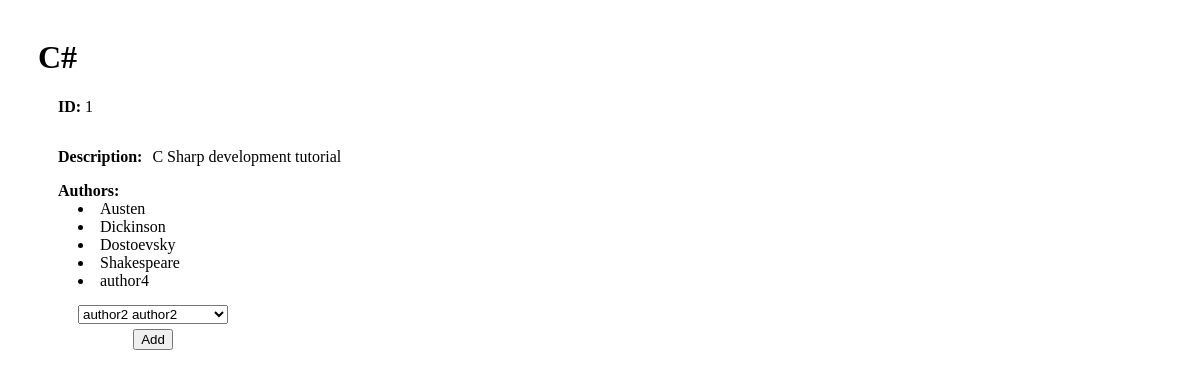
Screenshot of /books/1 with the database file from the repository.
### books_authors_app/models.py (models this page shows)
class Book(models.Model):
    title = models.CharField(max_length=255)
    desc = models.TextField()
    created_at = models.DateTimeField(auto_now_add=True)
    updated_at = models.DateTimeField(auto_now=True)

class Author(models.Model):
    first_name = models.CharField(max_length=45)
    last_name = models.CharField(max_length=45)
    notes = models.TextField()
    created_at = models.DateTimeField(auto_now_add=True)
    updated_at = models.DateTimeField(auto_now=True)
    books = models.ManyToManyField(Book, related_name="authors")

### books_authors_app/views.py (the view)
# urls.py: path('books/<int:id>', views.show_book),
def show_book(request, id):
    context = {
        'book': models.get_book(id),
        'unauthors': models.get_unassigned_authors(),
    }
    return render(request, 'show_book.html', context)

### books_authors_app/models.py (called while the page is built)
def get_book(book_id):
    return Book.objects.get(id=book_id)

def get_author(author_id):
    return Author.objects.get(id=author_id)

def get_all_authors():
    return Author.objects.all()

def get_author_books(author_id):
    author = get_author(author_id)
    return author.books.all()

def get_unassigned_authors():
    authors = get_all_authors()
    unassigned_authors = []
    for author in authors:
        if len(get_author_books(author.id)) < 1:
            unassigned_authors.append(author)
    return unassigned_authors

### books_authors_app/templates/show_book.html (shortened to what this page needs)
<!DOCTYPE html>
<html lang="en">
<head>
    {% load static %}
    <link rel="stylesheet" type="text/css" href="{% static 'css/show_book_style.css' %}">
</head>
<body>
    <h1>{{ book.title }}</h1>
    <div id="main_container">
        <p id="book_id"><span id="book_id_title">ID:</span> {{ book.id }}</p>
        <div id="desc_container">
            <p id="book_desc_title">Description:</p>
            <p id="book_desc">{{ book.desc }}</p>
        </div>
        <li class="main_list_item">Authors:</li>
        {% for author in book.authors.all %}
        <li class="list_item">{{ author.fist_name }} {{ author.last_name }}</li>
        {% endfor %}
        <div id="add_container">
            <form id="add_form" action="/assign_book_author" method="post">
                <select name="author_id" id="author_id">
                    {% for unauthor in unauthors %}
                    <option value="{{ unauthor.id }}">{{ unauthor.first_name }} {{ unauthor.last_name }}</option>
                    {% endfor %}
                </select>
                <input type="submit" value="Add">
            </form>
        </div>
    </div>
</body>
</html>

### books_authors_app/static/css/show_book_style.css (style rules this page uses)
body { padding: 10px 30px; }
.list_item, #add_form { margin-left: 20px; }
.main_list_item { list-style: none; }
#main_container { margin-left: 20px; }
#desc_container { display: flex; gap: 10px; }
.main_list_item, #book_desc_title, #book_id_title { font-weight: bold; }
#add_container { width: 150px; margin-left: 10px; }
#add_form { margin-top: 15px; display: flex; flex-direction: column; align-items: center; }
#author_id { margin-bottom: 5px; width: 150px; }

### rows the page displays
Book: title "C#", id "1", desc "C Sharp development tutorial"
Author: last_name "Austen"
Author: last_name "Dickinson"
Author: last_name "Dostoevsky"
Author: last_name "Shakespeare"
Author: last_name "author4"

### other values shown
form field author_id "author2 author2"
